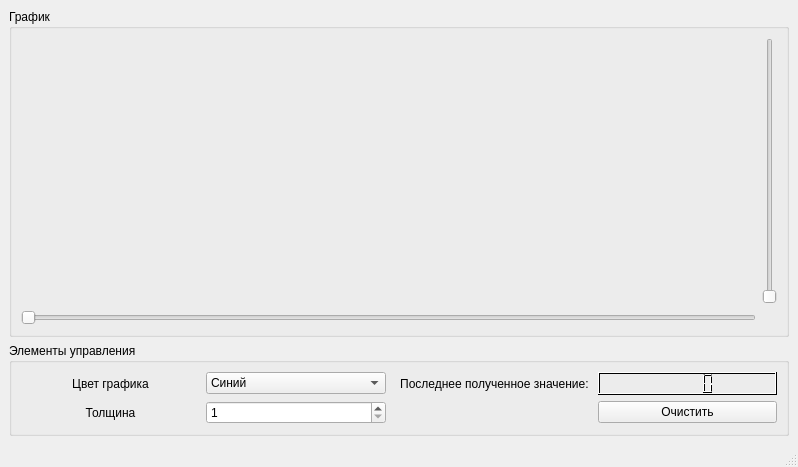
<?xml version="1.0" encoding="UTF-8"?>
<ui version="4.0">
 <class>MainWindow</class>
 <widget class="QMainWindow" name="MainWindow">
  <property name="geometry">
   <rect>
    <x>0</x>
    <y>0</y>
    <width>798</width>
    <height>467</height>
   </rect>
  </property>
  <property name="windowTitle">
   <string>MainWindow</string>
  </property>
  <widget class="QWidget" name="centralwidget">
   <layout class="QGridLayout" name="gridLayout">
    <item row="2" column="0">
     <widget class="QGroupBox" name="groupBox">
      <property name="maximumSize">
       <size>
        <width>16777215</width>
        <height>100</height>
       </size>
      </property>
      <property name="title">
       <string>Элементы управления</string>
      </property>
      <layout class="QGridLayout" name="gridLayout_4">
       <item row="1" column="1">
        <widget class="QSpinBox" name="spinBox">
         <property name="minimum">
          <number>1</number>
         </property>
         <property name="maximum">
          <number>10</number>
         </property>
        </widget>
       </item>
       <item row="0" column="3">
        <widget class="QLCDNumber" name="lcdNumber">
         <property name="palette">
          <palette>
           <active>
            <colorrole role="WindowText">
             <brush brushstyle="SolidPattern">
              <color alpha="255">
               <red>0</red>
               <green>0</green>
               <blue>0</blue>
              </color>
             </brush>
            </colorrole>
            <colorrole role="Button">
             <brush brushstyle="SolidPattern">
              <color alpha="255">
               <red>255</red>
               <green>255</green>
               <blue>255</blue>
              </color>
             </brush>
            </colorrole>
            <colorrole role="Light">
             <brush brushstyle="SolidPattern">
              <color alpha="255">
               <red>255</red>
               <green>255</green>
               <blue>255</blue>
              </color>
             </brush>
            </colorrole>
            <colorrole role="Midlight">
             <brush brushstyle="SolidPattern">
              <color alpha="255">
               <red>255</red>
               <green>255</green>
               <blue>255</blue>
              </color>
             </brush>
            </colorrole>
            <colorrole role="Dark">
             <brush brushstyle="SolidPattern">
              <color alpha="255">
               <red>0</red>
               <green>0</green>
               <blue>0</blue>
              </color>
             </brush>
            </colorrole>
            <colorrole role="Mid">
             <brush brushstyle="SolidPattern">
              <color alpha="255">
               <red>170</red>
               <green>170</green>
               <blue>170</blue>
              </color>
             </brush>
            </colorrole>
            <colorrole role="Text">
             <brush brushstyle="SolidPattern">
              <color alpha="255">
               <red>0</red>
               <green>0</green>
               <blue>0</blue>
              </color>
             </brush>
            </colorrole>
            <colorrole role="BrightText">
             <brush brushstyle="SolidPattern">
              <color alpha="255">
               <red>255</red>
               <green>255</green>
               <blue>255</blue>
              </color>
             </brush>
            </colorrole>
            <colorrole role="ButtonText">
             <brush brushstyle="SolidPattern">
              <color alpha="255">
               <red>0</red>
               <green>0</green>
               <blue>0</blue>
              </color>
             </brush>
            </colorrole>
            <colorrole role="Base">
             <brush brushstyle="SolidPattern">
              <color alpha="255">
               <red>255</red>
               <green>255</green>
               <blue>255</blue>
              </color>
             </brush>
            </colorrole>
            <colorrole role="Window">
             <brush brushstyle="SolidPattern">
              <color alpha="255">
               <red>255</red>
               <green>255</green>
               <blue>255</blue>
              </color>
             </brush>
            </colorrole>
            <colorrole role="Shadow">
             <brush brushstyle="SolidPattern">
              <color alpha="255">
               <red>0</red>
               <green>0</green>
               <blue>0</blue>
              </color>
             </brush>
            </colorrole>
            <colorrole role="AlternateBase">
             <brush brushstyle="SolidPattern">
              <color alpha="255">
               <red>255</red>
               <green>255</green>
               <blue>255</blue>
              </color>
             </brush>
            </colorrole>
            <colorrole role="ToolTipBase">
             <brush brushstyle="SolidPattern">
              <color alpha="255">
               <red>255</red>
               <green>255</green>
               <blue>220</blue>
              </color>
             </brush>
            </colorrole>
            <colorrole role="ToolTipText">
             <brush brushstyle="SolidPattern">
              <color alpha="255">
               <red>0</red>
               <green>0</green>
               <blue>0</blue>
              </color>
             </brush>
            </colorrole>
            <colorrole role="PlaceholderText">
             <brush brushstyle="SolidPattern">
              <color alpha="128">
               <red>0</red>
               <green>0</green>
               <blue>0</blue>
              </color>
             </brush>
            </colorrole>
           </active>
           <inactive>
            <colorrole role="WindowText">
             <brush brushstyle="SolidPattern">
              <color alpha="255">
               <red>0</red>
               <green>0</green>
               <blue>0</blue>
              </color>
             </brush>
            </colorrole>
            <colorrole role="Button">
             <brush brushstyle="SolidPattern">
              <color alpha="255">
               <red>255</red>
               <green>255</green>
               <blue>255</blue>
              </color>
             </brush>
            </colorrole>
            <colorrole role="Light">
             <brush brushstyle="SolidPattern">
              <color alpha="255">
               <red>255</red>
               <green>255</green>
               <blue>255</blue>
              </color>
             </brush>
            </colorrole>
            <colorrole role="Midlight">
             <brush brushstyle="SolidPattern">
              <color alpha="255">
               <red>255</red>
               <green>255</green>
               <blue>255</blue>
              </color>
             </brush>
            </colorrole>
            <colorrole role="Dark">
             <brush brushstyle="SolidPattern">
              <color alpha="255">
               <red>0</red>
               <green>0</green>
               <blue>0</blue>
              </color>
             </brush>
            </colorrole>
            <colorrole role="Mid">
             <brush brushstyle="SolidPattern">
              <color alpha="255">
               <red>170</red>
               <green>170</green>
               <blue>170</blue>
              </color>
             </brush>
            </colorrole>
            <colorrole role="Text">
             <brush brushstyle="SolidPattern">
              <color alpha="255">
               <red>0</red>
               <green>0</green>
               <blue>0</blue>
              </color>
             </brush>
            </colorrole>
            <colorrole role="BrightText">
             <brush brushstyle="SolidPattern">
              <color alpha="255">
               <red>255</red>
               <green>255</green>
               <blue>255</blue>
              </color>
             </brush>
            </colorrole>
            <colorrole role="ButtonText">
             <brush brushstyle="SolidPattern">
              <color alpha="255">
               <red>0</red>
               <green>0</green>
               <blue>0</blue>
              </color>
             </brush>
            </colorrole>
            <colorrole role="Base">
             <brush brushstyle="SolidPattern">
              <color alpha="255">
               <red>255</red>
               <green>255</green>
               <blue>255</blue>
              </color>
             </brush>
            </colorrole>
            <colorrole role="Window">
             <brush brushstyle="SolidPattern">
              <color alpha="255">
               <red>255</red>
               <green>255</green>
               <blue>255</blue>
              </color>
             </brush>
            </colorrole>
            <colorrole role="Shadow">
             <brush brushstyle="SolidPattern">
              <color alpha="255">
               <red>0</red>
               <green>0</green>
               <blue>0</blue>
              </color>
             </brush>
            </colorrole>
            <colorrole role="AlternateBase">
             <brush brushstyle="SolidPattern">
              <color alpha="255">
               <red>255</red>
               <green>255</green>
               <blue>255</blue>
              </color>
             </brush>
            </colorrole>
            <colorrole role="ToolTipBase">
             <brush brushstyle="SolidPattern">
              <color alpha="255">
               <red>255</red>
               <green>255</green>
               <blue>220</blue>
              </color>
             </brush>
            </colorrole>
            <colorrole role="ToolTipText">
             <brush brushstyle="SolidPattern">
              <color alpha="255">
               <red>0</red>
               <green>0</green>
               <blue>0</blue>
              </color>
             </brush>
            </colorrole>
            <colorrole role="PlaceholderText">
             <brush brushstyle="SolidPattern">
              <color alpha="128">
               <red>0</red>
               <green>0</green>
               <blue>0</blue>
              </color>
             </brush>
            </colorrole>
           </inactive>
           <disabled>
            <colorrole role="WindowText">
             <brush brushstyle="SolidPattern">
              <color alpha="255">
               <red>0</red>
               <green>0</green>
               <blue>0</blue>
              </color>
             </brush>
            </colorrole>
            <colorrole role="Button">
             <brush brushstyle="SolidPattern">
              <color alpha="255">
               <red>255</red>
               <green>255</green>
               <blue>255</blue>
              </color>
             </brush>
            </colorrole>
            <colorrole role="Light">
             <brush brushstyle="SolidPattern">
              <color alpha="255">
               <red>255</red>
               <green>255</green>
               <blue>255</blue>
              </color>
             </brush>
            </colorrole>
            <colorrole role="Midlight">
             <brush brushstyle="SolidPattern">
              <color alpha="255">
               <red>255</red>
               <green>255</green>
               <blue>255</blue>
              </color>
             </brush>
            </colorrole>
            <colorrole role="Dark">
             <brush brushstyle="SolidPattern">
              <color alpha="255">
               <red>0</red>
               <green>0</green>
               <blue>0</blue>
              </color>
             </brush>
            </colorrole>
            <colorrole role="Mid">
             <brush brushstyle="SolidPattern">
              <color alpha="255">
               <red>170</red>
               <green>170</green>
               <blue>170</blue>
              </color>
             </brush>
            </colorrole>
            <colorrole role="Text">
             <brush brushstyle="SolidPattern">
              <color alpha="255">
               <red>0</red>
               <green>0</green>
               <blue>0</blue>
              </color>
             </brush>
            </colorrole>
            <colorrole role="BrightText">
             <brush brushstyle="SolidPattern">
              <color alpha="255">
               <red>255</red>
               <green>255</green>
               <blue>255</blue>
              </color>
             </brush>
            </colorrole>
            <colorrole role="ButtonText">
             <brush brushstyle="SolidPattern">
              <color alpha="255">
               <red>0</red>
               <green>0</green>
               <blue>0</blue>
              </color>
             </brush>
            </colorrole>
            <colorrole role="Base">
             <brush brushstyle="SolidPattern">
              <color alpha="255">
               <red>255</red>
               <green>255</green>
               <blue>255</blue>
              </color>
             </brush>
            </colorrole>
            <colorrole role="Window">
             <brush brushstyle="SolidPattern">
              <color alpha="255">
               <red>255</red>
               <green>255</green>
               <blue>255</blue>
              </color>
             </brush>
            </colorrole>
            <colorrole role="Shadow">
             <brush brushstyle="SolidPattern">
              <color alpha="255">
               <red>0</red>
               <green>0</green>
               <blue>0</blue>
              </color>
             </brush>
            </colorrole>
            <colorrole role="AlternateBase">
             <brush brushstyle="SolidPattern">
              <color alpha="255">
               <red>255</red>
               <green>255</green>
               <blue>255</blue>
              </color>
             </brush>
            </colorrole>
            <colorrole role="ToolTipBase">
             <brush brushstyle="SolidPattern">
              <color alpha="255">
               <red>255</red>
               <green>255</green>
               <blue>220</blue>
              </color>
             </brush>
            </colorrole>
            <colorrole role="ToolTipText">
             <brush brushstyle="SolidPattern">
              <color alpha="255">
               <red>0</red>
               <green>0</green>
               <blue>0</blue>
              </color>
             </brush>
            </colorrole>
            <colorrole role="PlaceholderText">
             <brush brushstyle="SolidPattern">
              <color alpha="128">
               <red>0</red>
               <green>0</green>
               <blue>0</blue>
              </color>
             </brush>
            </colorrole>
           </disabled>
          </palette>
         </property>
         <property name="font">
          <font>
           <family>Microsoft Sans Serif</family>
           <pointsize>16</pointsize>
           <weight>50</weight>
           <bold>false</bold>
          </font>
         </property>
         <property name="autoFillBackground">
          <bool>false</bool>
         </property>
        </widget>
       </item>
       <item row="0" column="2">
        <widget class="QLabel" name="label_3">
         <property name="layoutDirection">
          <enum>Qt::LeftToRight</enum>
         </property>
         <property name="text">
          <string>Последнее полученное значение: </string>
         </property>
         <property name="alignment">
          <set>Qt::AlignRight|Qt::AlignTrailing|Qt::AlignVCenter</set>
         </property>
        </widget>
       </item>
       <item row="0" column="0">
        <widget class="QLabel" name="label">
         <property name="text">
          <string>Цвет графика</string>
         </property>
         <property name="alignment">
          <set>Qt::AlignCenter</set>
         </property>
        </widget>
       </item>
       <item row="1" column="0">
        <widget class="QLabel" name="label_2">
         <property name="text">
          <string>Толщина</string>
         </property>
         <property name="alignment">
          <set>Qt::AlignCenter</set>
         </property>
        </widget>
       </item>
       <item row="1" column="2">
        <spacer name="horizontalSpacer">
         <property name="orientation">
          <enum>Qt::Horizontal</enum>
         </property>
         <property name="sizeType">
          <enum>QSizePolicy::Fixed</enum>
         </property>
         <property name="sizeHint" stdset="0">
          <size>
           <width>200</width>
           <height>20</height>
          </size>
         </property>
        </spacer>
       </item>
       <item row="0" column="1">
        <widget class="QComboBox" name="comboBox">
         <item>
          <property name="text">
           <string>Синий</string>
          </property>
         </item>
         <item>
          <property name="text">
           <string>Красный</string>
          </property>
         </item>
         <item>
          <property name="text">
           <string>Зеленый</string>
          </property>
         </item>
         <item>
          <property name="text">
           <string>Чёрный</string>
          </property>
         </item>
        </widget>
       </item>
       <item row="1" column="3">
        <widget class="QPushButton" name="clearButton">
         <property name="text">
          <string>Очистить</string>
         </property>
        </widget>
       </item>
      </layout>
     </widget>
    </item>
    <item row="0" column="0">
     <widget class="QGroupBox" name="groupBox_2">
      <property name="title">
       <string>График</string>
      </property>
      <layout class="QGridLayout" name="gridLayout_2">
       <item row="0" column="0">
        <widget class="QCustomPlot" name="widget" native="true"/>
       </item>
       <item row="1" column="0">
        <widget class="QSlider" name="horizontalSlider">
         <property name="minimum">
          <number>10</number>
         </property>
         <property name="maximum">
          <number>400</number>
         </property>
         <property name="value">
          <number>10</number>
         </property>
         <property name="orientation">
          <enum>Qt::Horizontal</enum>
         </property>
        </widget>
       </item>
       <item row="0" column="1">
        <widget class="QSlider" name="verticalSlider">
         <property name="minimum">
          <number>40</number>
         </property>
         <property name="maximum">
          <number>200</number>
         </property>
         <property name="value">
          <number>40</number>
         </property>
         <property name="sliderPosition">
          <number>40</number>
         </property>
         <property name="orientation">
          <enum>Qt::Vertical</enum>
         </property>
        </widget>
       </item>
      </layout>
     </widget>
    </item>
   </layout>
  </widget>
  <widget class="QStatusBar" name="statusbar"/>
  <action name="action">
   <property name="text">
    <string>Соединение</string>
   </property>
  </action>
  <action name="action_2">
   <property name="text">
    <string>Разрыв соединения</string>
   </property>
  </action>
 </widget>
 <customwidgets>
  <customwidget>
   <class>QCustomPlot</class>
   <extends>QWidget</extends>
   <header>qcustomplot.h</header>
   <container>1</container>
  </customwidget>
 </customwidgets>
 <resources/>
 <connections/>
</ui>
